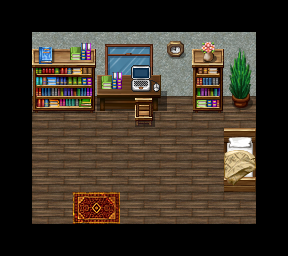

This is a level from a 2D game, rendered from its Tiled map with the project's own tilesets. A one-line summary and the complete map file follow:
An orthogonal 9x8 tile map with 32x32 px tiles, 7 tile layers (piso, cubertor, pared, ventanas, ...), 15 tilesets.

<map version="1.2" tiledversion="1.2.2" orientation="orthogonal" renderorder="right-down" width="9" height="8" tilewidth="32" tileheight="32" infinite="0" nextlayerid="15" nextobjectid="1">
 <tileset firstgid="1" source="tsx/Piso05.tsx" />
 <tileset firstgid="65" source="tsx/Sala02.tsx" />
 <tileset firstgid="321" source="tsx/Sala01.tsx" />
 <tileset firstgid="777" source="tsx/Sala08.tsx" />
 <tileset firstgid="1033" source="tsx/Sala06.tsx" />
 <tileset firstgid="1847" source="tsx/Sala03.tsx" />
 <tileset firstgid="2135" source="tsx/Sala04.tsx" />
 <tileset firstgid="2572" source="tsx/Mueble01.tsx" />
 <tileset firstgid="2828" source="tsx/Mueble04.tsx" />
 <tileset firstgid="3084" source="tsx/Biblio02.tsx" />
 <tileset firstgid="3435" source="tsx/Exterior02.tsx" />
 <tileset firstgid="3691" source="tsx/Mueble05.tsx" />
 <tileset firstgid="3947" source="tsx/Tecno03.tsx" />
 <tileset firstgid="4203" source="tsx/Piso03.tsx" />
 <tileset firstgid="4331" source="tsx/col_red.tsx" />
 <layer id="8" name="piso" width="9" height="8">
  <data encoding="csv">
4203,4203,4203,4203,4203,4203,4203,4203,4203,
4203,720,720,724,724,745,720,726,4203,
4203,724,724,724,724,724,724,726,4203,
4203,724,724,724,724,724,724,724,4203,
4203,724,724,724,724,724,724,724,4203,
4203,724,724,724,724,724,724,724,4203,
4203,724,724,724,724,724,724,724,4203,
4203,4203,4203,4203,4203,4203,4203,4203,4203
</data>
 </layer>
 <layer id="9" name="cubertor" width="9" height="8" opacity="0.23">
  <data encoding="csv">
0,0,0,0,0,0,0,0,0,
0,0,0,0,0,0,0,722,0,
0,722,0,0,0,0,722,722,0,
0,722,722,722,722,722,722,722,0,
0,722,722,722,722,722,722,722,0,
0,722,722,722,722,722,722,722,0,
0,722,722,722,722,722,722,722,0,
0,0,0,0,0,0,0,0,0
</data>
 </layer>
 <layer id="10" name="pared" width="9" height="8">
  <data encoding="csv">
0,0,0,0,0,0,0,0,0,
0,4241,4241,4241,4241,4241,4241,4241,0,
0,4241,4241,4241,4241,4241,4241,4241,0,
0,0,0,0,0,0,0,0,0,
0,0,0,0,0,0,0,0,0,
0,0,0,0,0,0,0,0,0,
0,0,610,611,0,0,0,0,0,
0,0,0,0,0,0,0,0,0
</data>
 </layer>
 <layer id="11" name="ventanas" width="9" height="8">
  <data encoding="csv">
0,0,0,0,0,0,0,0,0,
0,0,0,3388,3389,0,0,0,0,
0,0,0,3401,3402,0,0,0,0,
0,0,0,0,0,0,0,0,0,
0,0,0,0,0,0,0,0,0,
0,0,0,0,0,0,0,0,0,
0,0,0,0,0,0,0,0,0,
0,0,0,0,0,0,0,0,0
</data>
 </layer>
 <layer id="12" name="objetos" width="9" height="8">
  <data encoding="csv">
0,0,0,0,0,0,0,0,0,
0,3240,3241,0,0,3097,3245,0,0,
0,3253,3254,1129,1130,1131,3258,0,0,
0,3266,3267,1151,1152,1153,3271,3363,0,
0,0,0,0,0,0,0,2925,0,
0,0,0,0,0,0,0,2941,0,
0,0,0,0,0,0,0,0,0,
0,0,0,0,0,0,0,0,0
</data>
 </layer>
 <layer id="13" width="9" height="8">
  <data encoding="csv">
0,0,0,0,0,0,0,0,0,
0,0,0,0,3987,0,0,3337,0,
0,0,0,3327,4003,0,0,3350,0,
0,0,0,0,3128,0,0,0,0,
0,0,0,0,0,0,0,0,0,
0,0,0,0,0,0,0,0,0,
0,0,0,0,0,0,0,0,0,
0,0,0,0,0,0,0,0,0
</data>
 </layer>
 <layer id="14" name="Collision" width="9" height="8" opacity="0">
  <data encoding="csv">
4331,4331,4331,4331,4331,4331,4331,4331,4331,
4331,0,0,0,0,0,0,0,4331,
4331,0,0,0,0,0,0,0,4331,
4331,0,0,0,0,0,0,0,4331,
4331,0,0,0,0,0,0,0,4331,
4331,0,0,0,0,0,0,0,4331,
4331,0,0,0,0,0,0,0,4331,
4331,4331,4331,4331,4331,4331,4331,4331,4331
</data>
 </layer>
</map>
